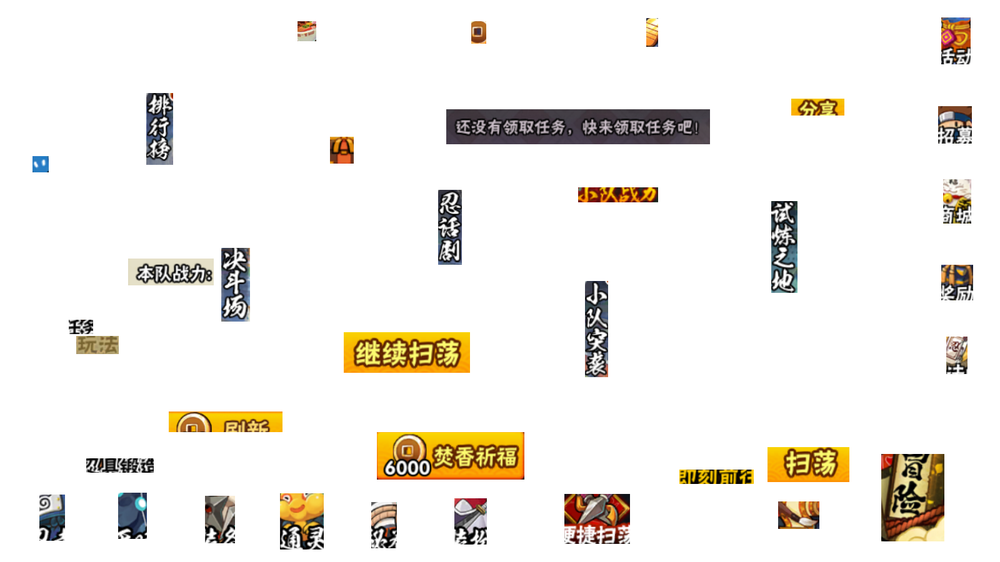
#> input picture assets/images/0.png, 1000 x 562 px, shrunk from 1600 x 900 before the run
$ python -i combat_ui.py   (imports and definitions only)
#> lines starting #> are read from the running program, lines starting #| are printed output that depends on the picture
#> further down, picture is the input picture: shape (562, 1000, 3); mean B, G, R 232.3, 237.7, 240.9
"""火影忍者手游 —— 战斗界面按钮定位（圆形识别 + 按玩法切换的布局档案）。

为什么要用点击而不是按键
--------------------------------------------------------------------------
本项目通过 ok-script 的 ADB 通道连接 MuMu 模拟器（configs/devices.json 里
capture=ipc，preferred=MuMuPlayer-12.0-0），此时 ok-script 使用的输入后端是
``ok.device.interaction_methods.adb.ADBInteraction``，它的 ``send_key`` 实现是::

    self.device_manager.device.shell(f"input keyevent {key}")

也就是把 ``j`` / ``k`` / ``l`` 当成 **Android 按键事件** 注入系统。而火影忍者
是纯触屏手游，游戏内没有任何 Android 按键绑定；MuMu 的「键鼠映射」监听的是
**Windows 键盘事件**，ADB 注入的 keyevent 根本不会经过 MuMu 的映射层。
所以现象就是「键位配置读得到、send_key 也没报错，但游戏毫无反应」。

而 ``ADBInteraction.click`` 走的是 ``nemu_impl.click_nemu_ipc(x, y)``（MuMu 原生
触控注入），等价于真实手指点击，游戏完全响应——模板匹配点击入口能正常跳转、
实测 adb tap 也能让角色出招，都验证了这一点。

因此战斗操作改为：**在技能按钮上点按**。


为什么需要「布局档案」
--------------------------------------------------------------------------
不同玩法的战斗 HUD **布局完全不同**：

* 副本（丰饶之间 / 冒险）：普攻 + 一技能 + 二技能 + 大招，共 4 个圆，按钮偏大
* 练习场 / 决斗场：普攻 + 三个技能 + 一个带次数点的卷轴（替身），按钮更小、
  整体下移，右侧还多出密卷/通灵

坐标来源：练习场那套是人工在 1600x900 下逐个点出来的（含按钮语义，可信）；
副本那套是位置实测好、语义按练习场的相对关系推断的。两者都点得到全部按钮，
所以即使命名再反也不会影响点击。

拿副本的坐标去练习场点，就会点到背景上——看起来像「点击没生效」，实际是
坐标根本不是这个界面的按钮。所以这里给每个玩法一套 LAYOUT_PROFILES，
运行时用圆识别给每套档案打分，自动挑命中最多的那套：

* 命中核心按钮 ≥ 3/4 才认为布局可用，否则宁可**拒绝点击**并报错，
  也不去乱点。

按钮定位策略
--------------------------------------------------------------------------
1. 先验：布局档案按屏幕比例给出每个按钮的中心，分辨率无关。
2. 微调：HUD 区域做一次圆检测，候选圆按「圆心距离先验 + 半径是否符合该按钮
   特征」打分，一对一贪心分配到各按钮槽位；命中则用圆心，否则回退先验。
   ROI 只取右下角一小块，避免全屏 Hough 在战斗画面上产生几十个误检。
"""

from dataclasses import dataclass

import cv2
import numpy as np

# ---------------------------------------------------------------------------
# 布局档案：相对坐标 (x, y)，取值 0~1，相对屏幕宽高
# ---------------------------------------------------------------------------

# 副本（丰饶之间 / 冒险）：位置实测自 1600x900 丰饶之间战斗画面
#
# 一技能 / 二技能 的**语义**是按练习场（下面那套，语义由人工实测确认）的
# 相对位置推断的：紧挨普攻左下方的是一技能，再往左上是二技能，右上方是大招。
# 两者在副本里都点得到，所以即使将来发现又反了，也只是名字问题、不影响点击。
LAYOUT_INSTANCE = {
    '普攻': (0.878, 0.752),    # 金色拳头，右下角最大的圆
    '一技能': (0.714, 0.851),   # 普攻左下方
    '二技能': (0.733, 0.558),   # 普攻左上方
    '大招': (0.891, 0.424),    # 普攻右上方；能量未满时图标变灰
    # 以下 4 个副本里没有，仅作兜底，沿用练习场的实测值
    '替身': (0.676, 0.852),
    '密卷': (0.906, 0.412),
    '通灵': (0.901, 0.236),
    '方向键': (0.175, 0.767),   # 左侧虚拟摇杆中心
}

# 练习场 / 决斗场：坐标由人工在 1600x900 下逐个实测确认（含语义）
LAYOUT_ARENA = {
    '普攻': (0.891, 0.826),    # 金色拳头
    '一技能': (0.784, 0.890),   # 普攻左侧偏下
    '二技能': (0.798, 0.696),   # 普攻左上方
    '大招': (0.899, 0.598),    # 右上方，最大那个
    '替身': (0.676, 0.852),    # 带橘色次数点的卷轴按钮
    '密卷': (0.906, 0.412),    # 右侧竖排，靠下
    '通灵': (0.901, 0.236),    # 右侧竖排，靠上
    '方向键': (0.175, 0.767),
}

# 半径范围 (min, max)，单位是相对屏幕高度。
# 早期版本给每个按钮单独调了半径，但按钮语义改对之后那些值就对不上了，
# 所以除普攻（明显更大）外统一给一个偏宽的区间：定位主要靠上面的先验坐标
# 和「圆心距离」打分，半径只用来排除明显不是按钮的圆。
_SMALL_BUTTON_RADIUS = (0.045, 0.100)

LAYOUT_PROFILES = {
    '副本': (LAYOUT_INSTANCE, {
        '普攻': (0.105, 0.165),
        '一技能': _SMALL_BUTTON_RADIUS,
        '二技能': _SMALL_BUTTON_RADIUS,
        '大招': _SMALL_BUTTON_RADIUS,
        '替身': _SMALL_BUTTON_RADIUS,
        '密卷': _SMALL_BUTTON_RADIUS,
        '通灵': _SMALL_BUTTON_RADIUS,
    }),
    '练习场': (LAYOUT_ARENA, {
        '普攻': (0.065, 0.120),
        '一技能': _SMALL_BUTTON_RADIUS,
        '二技能': _SMALL_BUTTON_RADIUS,
        '大招': _SMALL_BUTTON_RADIUS,
        '替身': _SMALL_BUTTON_RADIUS,
        '密卷': _SMALL_BUTTON_RADIUS,
        '通灵': _SMALL_BUTTON_RADIUS,
    }),
}

# 兼容旧代码：默认布局与半径
DEFAULT_LAYOUT = LAYOUT_INSTANCE
DEFAULT_PROFILE = '副本'
BUTTON_RADIUS = LAYOUT_PROFILES[DEFAULT_PROFILE][1]

# 判定「布局可用」的核心按钮，以及需要命中的最低比例
CORE_BUTTONS = ('普攻', '一技能', '二技能', '大招')
MIN_CORE_MATCH = 0.75

# 候选圆与先验圆心的最大允许距离（归一化）
DEFAULT_MAX_DISTANCE = 0.07


@dataclass
class ButtonHit:
    """一次按钮定位结果。"""

    name: str
    x: int
    y: int
    r: int = 0
    detected: bool = False
    distance: float = 0.0

    @property
    def source(self):
        return '圆识别' if self.detected else '固定布局'


# [25 lines left out: function parse_layout, not called in this run]


def layout_to_config(layout):
    """把布局字典转回便于写进配置文件的字符串形式。"""
    return {name: f'{xy[0]:.3f},{xy[1]:.3f}' for name, xy in layout.items()}


def detect_circles(frame, roi=(0.55, 0.15, 1.0, 1.0), radius_range=(0.04, 0.18),
                   param2=34, merge_ratio=0.6):
    """在右侧 HUD 区域做一次宽松的圆检测，返回去重后的候选圆列表。

    返回 ``[(x, y, r), ...]``，坐标为整帧像素坐标，按半径降序。

    ``merge_ratio``：圆心距离小于 ``merge_ratio * min(两圆半径)`` 时视为同一个
    按钮的重复检测（HoughCircles 经常在同一按钮上返回一大一小两个同心圆）。
    用较小半径做基准，可以避免把旁边真实的技能圆误并进一个大的误检圆里。
    """
#> called with roi = (0.55, 0.15, 1, 1), radius_range = (0.04, 0.18), param2 = 34, merge_ratio = 0.6
    h, w = frame.shape[:2]
#> h = 562; w = 1000
    x1, y1 = int(w * roi[0]), int(h * roi[1])
#> x1 = 550; y1 = 84
    x2, y2 = int(w * roi[2]), int(h * roi[3])
#> x2 = 1000; y2 = 562
    sub = frame[y1:y2, x1:x2]
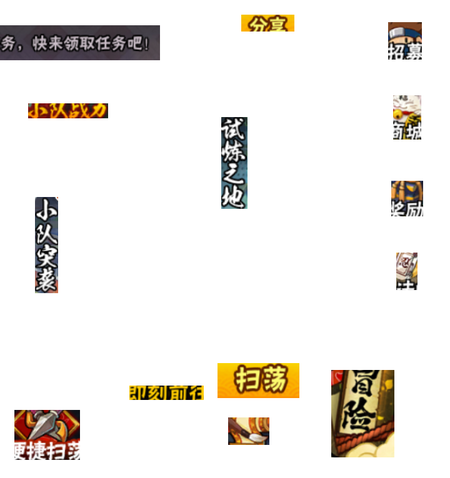
#> sub: shape (478, 450, 3); mean B, G, R 229.1, 233.9, 237.5
    if sub.size == 0:
        return []

    gray = cv2.medianBlur(cv2.cvtColor(sub, cv2.COLOR_BGR2GRAY), 5)
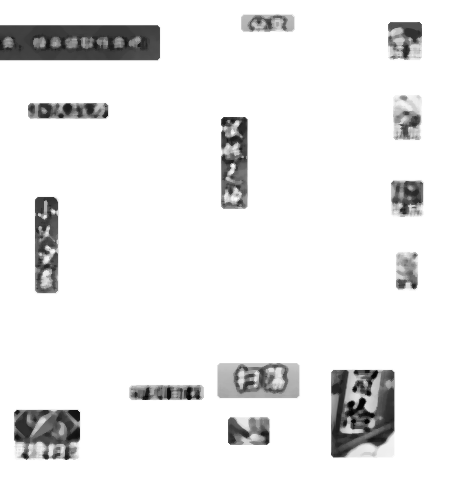
#> gray: shape (478, 450); min 1, max 255, mean 235.1
    rmin = max(8, int(h * radius_range[0]))
#> rmin = 22
    rmax = max(rmin + 1, int(h * radius_range[1]))
#> rmax = 101

    circles = cv2.HoughCircles(
        gray, cv2.HOUGH_GRADIENT, dp=1.2,
        minDist=max(rmin, int(h * 0.05)), param1=120, param2=param2,
        minRadius=rmin, maxRadius=rmax,
    )
#> circles = [[294.6, 425.4, 66.88], [317.4, 390.6, 60.28], [354.6, 396.6, 23.56], [277.8, 401.4, 38.08]]
    if circles is None:
        return []

    kept = []
    for x, y, r in sorted(np.round(circles[0]).astype(int), key=lambda c: -c[2]):
        gx, gy = int(x + x1), int(y + y1)
        if all(np.hypot(gx - kx, gy - ky) > merge_ratio * min(kr, r)
               for kx, ky, kr in kept):
            kept.append((gx, gy, int(r)))
#> this loop made 4 passes
#> (x, y, r, gx, gy) on passes 1 to 4: (295, 425, 67, 845, 509), (317, 391, 60, 867, 475), (278, 401, 38, 828, 485), (355, 397, 24, 905, 481)
#> after the loop, kept = [(845, 509, 67), (867, 475, 60), (828, 485, 38), (905, 481, 24)]
    return kept


# [98 lines left out: functions match_buttons, locate_buttons, score_profile, select_profile, has_combat_ui, not called in this run]

>>> import cv2
>>> picture = cv2.imread('../../assets/images/0.png')
>>> result = detect_circles(picture)
#> result has the same summary as kept in detect_circles
